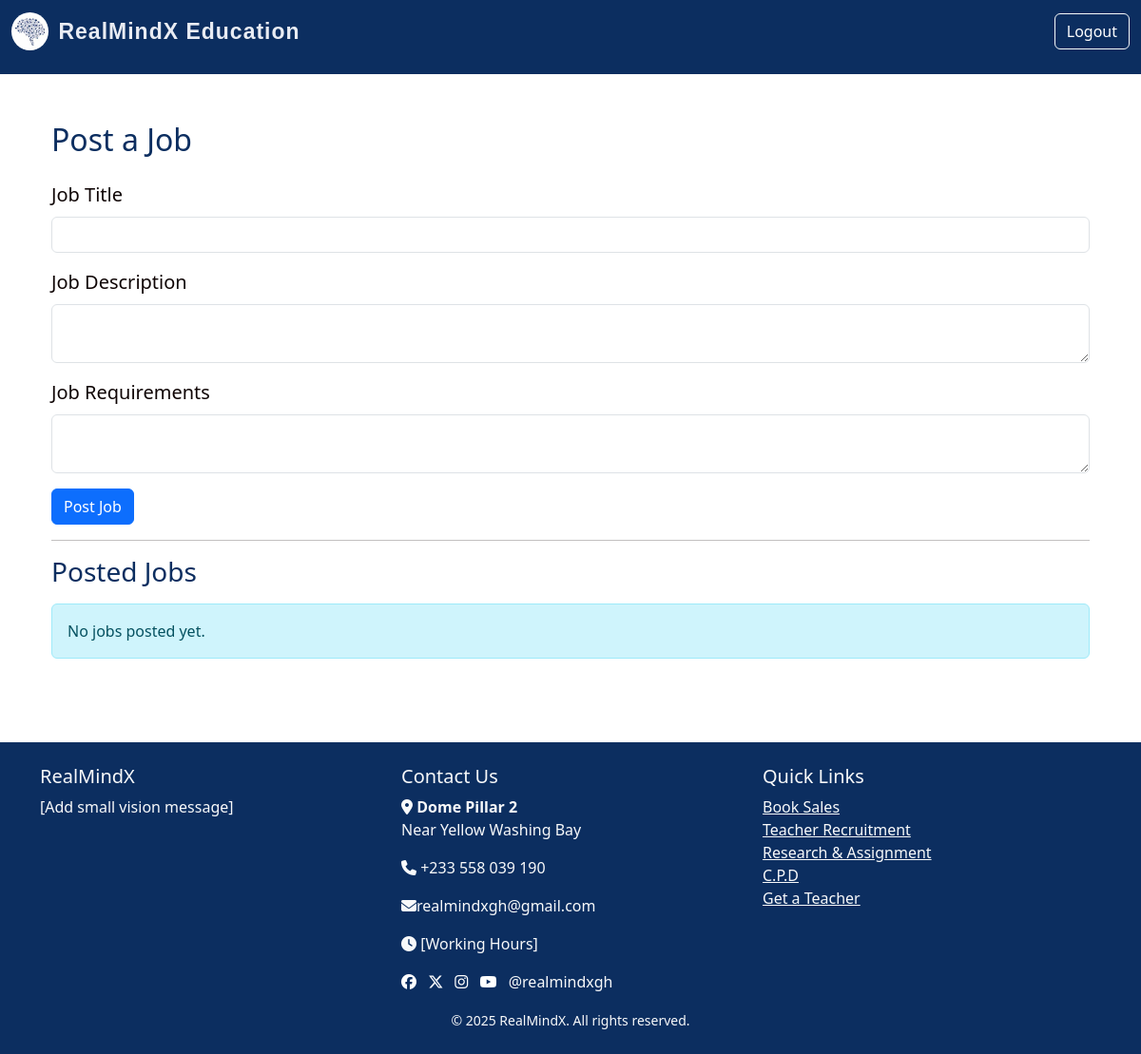
Page /admin/post-job (signed in) on the earlier database version.
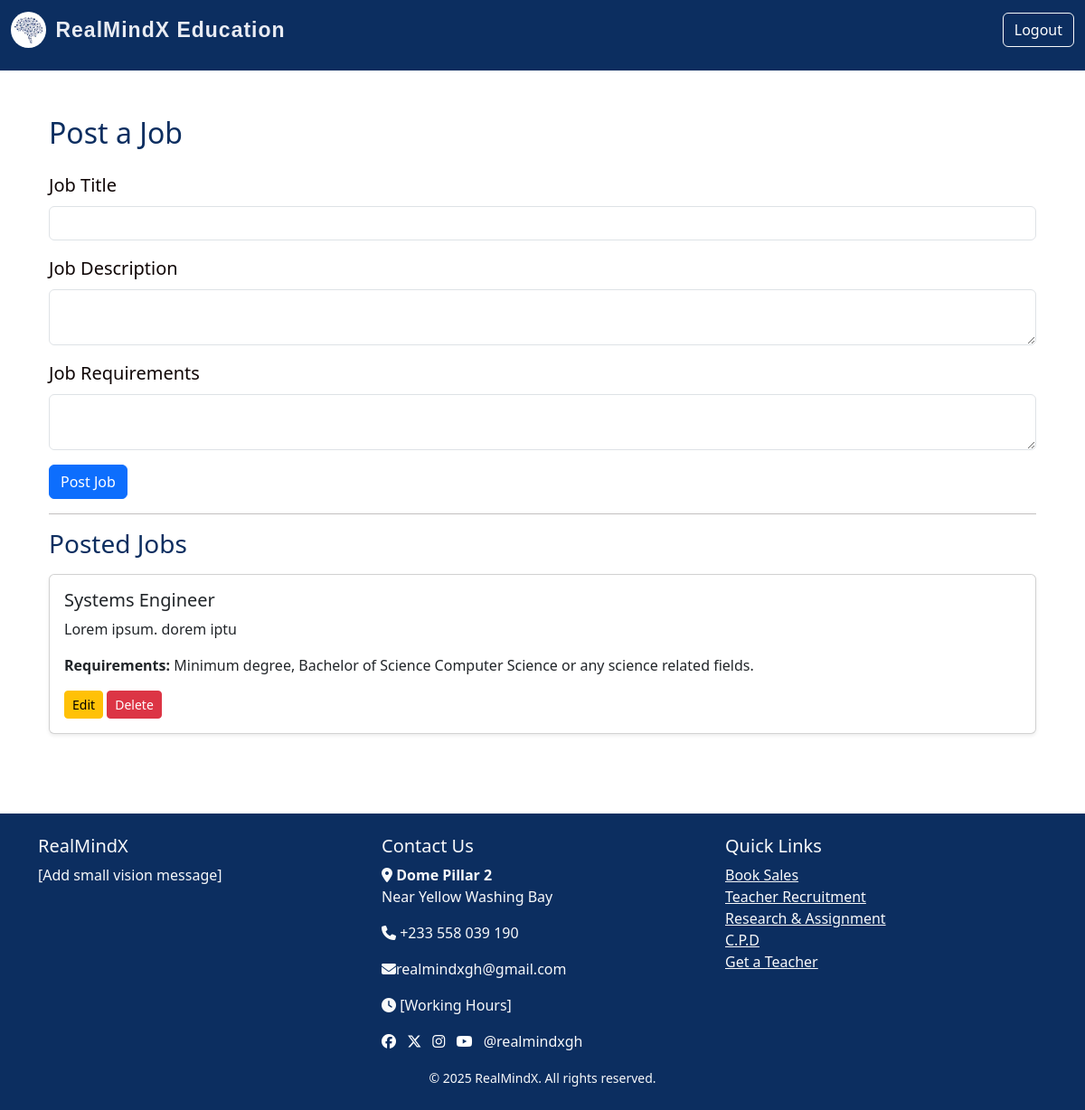
Same page on the later database version.
### models.py (models this page shows)
class JobPost(db.Model):
    id = db.Column(db.Integer, primary_key=True)
    title = db.Column(db.String(150), nullable=False)
    description = db.Column(db.Text, nullable=False)
    job_type = db.Column(db.String(50))
    requirements = db.Column(db.Text, nullable=False)
    date_posted = db.Column(db.DateTime, default=datetime.utcnow)
    admin_id = db.Column(db.Integer, db.ForeignKey('admin.id'), nullable=False)
    applications = db.relationship('Application', backref='job', cascade='all, delete-orphan', lazy=True)

### routes.py (the view, shortened to what this page needs)
@app.route('/admin/post-job', methods=['GET', 'POST'])
@login_required
def post_job():
    if not isinstance(current_user, Admin):
        return redirect(url_for('users_dashboard'))
    form = JobPostForm()
    page = request.args.get('page', 1, type=int)
    per_page = 5
    jobs_paginated = JobPost.query.order_by(JobPost.id.desc()).paginate(page=page, per_page=per_page)
    return render_template(
        'post_job.html',
        form=form,
        jobs=jobs_paginated.items,
        total_pages=jobs_paginated.pages,
        current_page=page
    )

### forms.py
class JobPostForm(FlaskForm):
    title = StringField('Job Title', validators=[DataRequired(), Length(min=5, max=100)])
    description = TextAreaField('Job Description', validators=[DataRequired()])
    requirements = TextAreaField('Job Requirements', validators=[DataRequired()])
    submit = SubmitField('Post Job')

### routes.py (called while the page is built)
@login_manager.user_loader
def load_user(user_id):
    try:
        user_type, id = user_id.split(":")
        if user_type == "user":
            return User.query.get(int(id))
        elif user_type == "admin":
            return Admin.query.get(int(id))
    except ValueError:
        return None

### templates/post_job.html (shortened to what this page needs)
{% extends "index.html" %}
{% block content %}
<div class="container py-4">
    <h2 class="mb-4">Post a Job</h2>
    <form method="POST">
        <div class="mb-3">
            {{ form.title.label(class="form-label") }}
            {{ form.title(class="form-control") }}
        </div>
        <div class="mb-3">
            {{ form.description.label(class="form-label") }}
            {{ form.description(class="form-control") }}
        </div>
        <div class="mb-3">
            {{ form.requirements.label(class="form-label") }}
            {{ form.requirements(class="form-control") }}
        </div>
        <button type="submit" class="btn btn-primary">Post Job</button>
    </form>
    <hr>
    <h3 class="mb-3">Posted Jobs</h3>
    {% for job in jobs %}
    <div class="card mb-3 shadow-sm">
        <div class="card-body">
            <h5 class="card-title">{{ job.title }}</h5>
            <p class="card-text">{{ job.description }}</p>
            <p><strong>Requirements:</strong> {{ job.requirements }}</p>
             <div class="mt-3">
                <a href="{{ url_for('edit_job', job_id=job.id) }}" class="btn btn-sm btn-warning">Edit</a>
                <button type="button" class="btn btn-sm btn-danger" data-bs-toggle="modal" data-bs-target="#deleteModal{{ job.id }}">
                    Delete
                </button>
            </div>
        </div>
    </div>
    {% else %}
    <div class="alert alert-info">No jobs posted yet.</div>
    {% endfor %}
</div>
{% endblock %}

### templates/index.html (shortened to what this page needs)
<!DOCTYPE html>
<html lang="en">
<head>
  <link rel="stylesheet" href="https://cdn.jsdelivr.net/npm/bootstrap@5.3.3/dist/css/bootstrap.min.css">
  <link rel="stylesheet" href="https://cdnjs.cloudflare.com/ajax/libs/font-awesome/6.6.0/css/all.min.css">
  <link rel="stylesheet" href="{{ url_for('static', filename='main.css') }}">
</head>
<body>
<nav class="navbar navbar-expand-lg navbar-dark bg-steel fixed-top">
  <div class="container-fluid">
    <a class="navbar-brand d-flex align-items-center" href="{{ url_for('home') }}">
      <img src="{{ url_for('static', filename='images/brain.jpg') }}" alt="Logo" style="height: 40px; border-radius: 50%; margin-right: 10px;">
      RealMindX Education
    </a>
    <div class="collapse navbar-collapse justify-content-end" id="navbarNav">
      <ul class="navbar-nav">
        {% if current_user.is_authenticated %}
          <li class="nav-item">
            <a class="btn btn-outline-light ms-3" href="{{ url_for('logout') }}">Logout</a>
          </li>
        {% endif %}
      </ul>
    </div>
  </div>
</nav>
  <main class="container mt-5 pt-4">
    {% block content %}{% endblock %}
  </main>
  {% include 'footer.html' %}
</body>
</html>

### templates/footer.html (shortened to what this page needs)
<footer class="bg-steel text-light mt-5 pt-4 pb-4">
    <div class="container">
      <div class="row">
        <div class="col-md-4">
          <h5>RealMindX</h5>
          <p>[Add small vision message]</p>
        </div>
        <div class="col-md-4">
          <h5>Contact Us</h5>
          <p><i class="fa fa-map-marker-alt"></i> <strong>Dome Pillar 2</strong><br>
            Near Yellow Washing Bay</p>
          <p><i class="fa fa-phone"></i> +233 558 039 190</p>
          <p><i class="fa fa-envelope"></i>realmindxgh@gmail.com</p>
          <p><i class="fa fa-clock"></i> [Working Hours]</p>
          <a href="#" class="text-white me-2"><i class="fa-brands fa-facebook"></i></a>
          <a href="#" class="text-white me-2"><i class="fa-brands fa-x-twitter"></i></a>
          <a href="#" class="text-white me-2"><i class="fa-brands fa-instagram"></i></a>
          <a href="#" class="text-white me-2"><i class="fa-brands fa-youtube"></i></a>
          <span>@realmindxgh</span>
        </div>
        <div class="col-md-4">
          <h5>Quick Links</h5>
          <ul class="list-unstyled">
            <li><a href="#" class="text-light">Book Sales</a></li>
            <li><a href="#" class="text-light">Teacher Recruitment</a></li>
            <li><a href="#" class="text-light">Research & Assignment</a></li>
            <li><a href="#" class="text-light">C.P.D</a></li>
            <li><a href="#" class="text-light">Get a Teacher</a></li>
          </ul>
        </div>
      </div>
        <div class="text-center mt-3">
            <small id="copyright"></small>
        </div>
    </div>
  </footer>

### static/main.css (style rules this page uses)
html,body { position: relative; color: #0f0505; display: flex; flex-direction: column; margin: 0; margin-top: 1.0rem; min-height: 100vh; }
.container { flex: 1; }
.navbar { margin-bottom: 0; padding-bottom: 20px; }
.navbar-brand { text-decoration: none; font-family: "Poppins", sans-serif; font-size: 23px; font-weight: bold; color:rgb(233, 236, 243); letter-spacing: 1px; }
.bg-steel { background-color: #0C2E60; }
.navbar-nav a { font-size: 16px; font-weight: 400; display: flex; align-items: center; gap: 5px; color: #ffffff; }
.card { flex: 1; display: flex; flex-direction: column; }
h1, h2, h3, h4 { color: #0C2E60; }
label, button { font-size: 20px; }

Differences in the rows shown:
added JobPost: title "Systems Engineer", description "Lorem ipsum. dorem iptu", requirements "Minimum degree, Bachelor of Science Computer Science or any science related fields."
Other differences:
text no longer shown: "No jobs posted yet."
